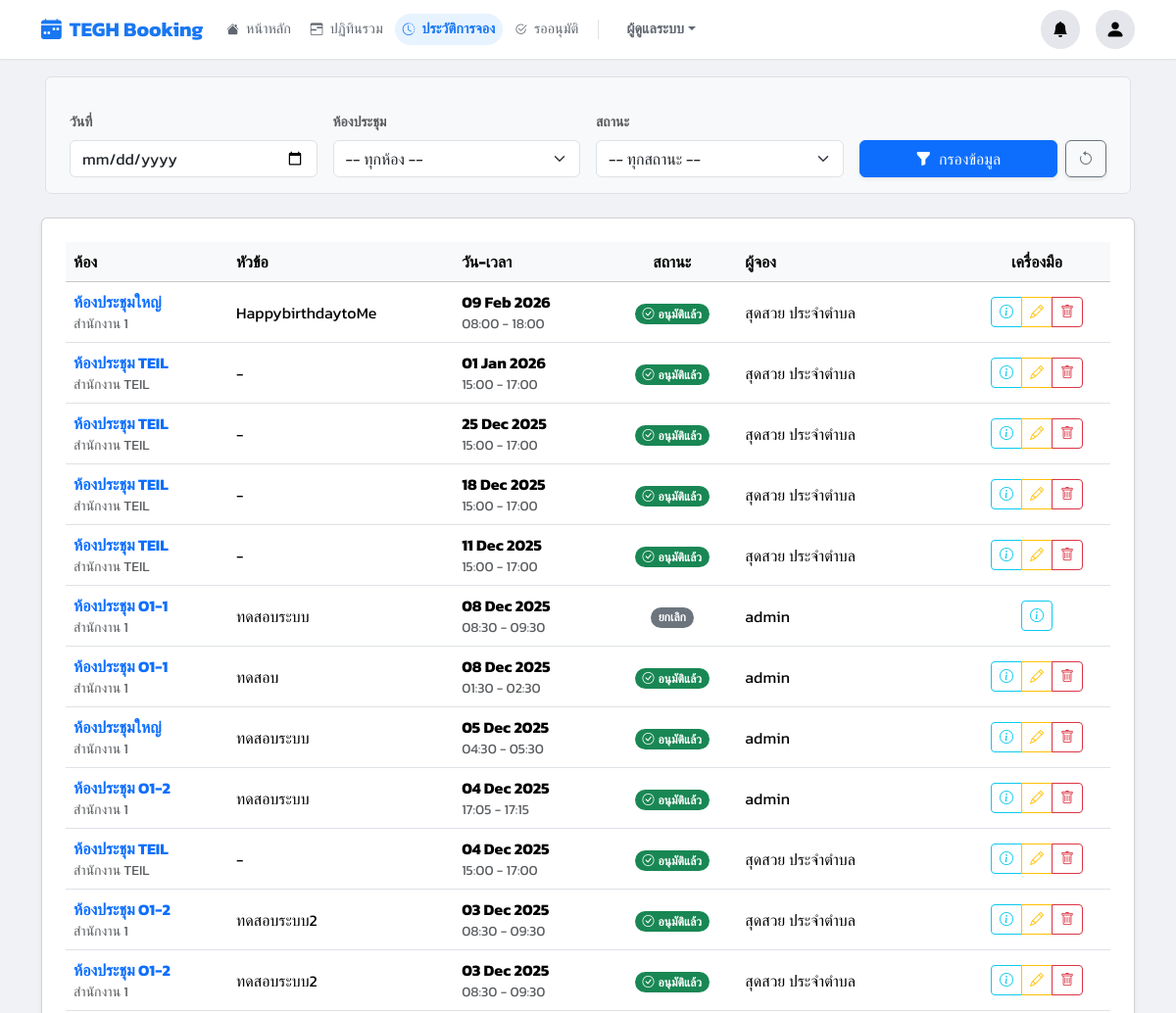
Before: /history/ (signed in, upper part) with the older database file.
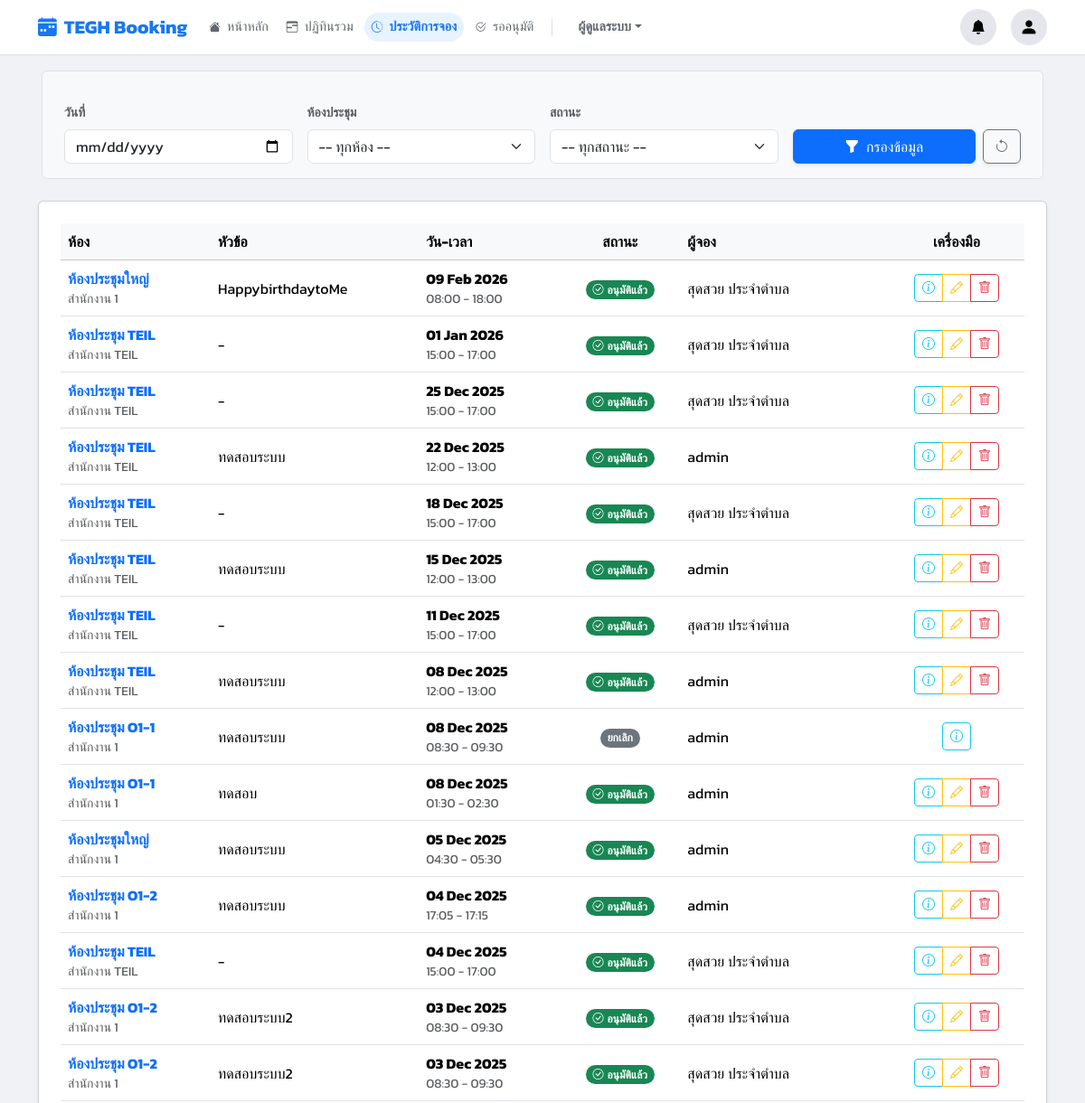
After: the same page with the newer database file.
### booking/models.py (models this page shows, shortened)
class Booking(models.Model):
    user = models.ForeignKey(User, on_delete=models.SET_NULL, null=True, related_name='bookings')
    room = models.ForeignKey(Room, on_delete=models.CASCADE, related_name='bookings')
    title = models.CharField(max_length=200)
    start_time = models.DateTimeField()
    end_time = models.DateTimeField()
    chairman = models.CharField(max_length=200, blank=True, null=True)
    department = models.CharField(max_length=200, blank=True, null=True)
    participant_count = models.PositiveIntegerField(default=1)
    participants = models.ManyToManyField(User, related_name='participating_in', blank=True)
    equipments = models.ManyToManyField(Equipment, blank=True, related_name='bookings', verbose_name="อุปกรณ์ที่ขอเพิ่ม")
    presentation_file = models.FileField(upload_to='presentations/', blank=True, null=True)
    description = models.TextField(blank=True, null=True)
    additional_requests = models.TextField(blank=True, null=True)
    additional_notes = models.TextField(blank=True, null=True)
    STATUS_CHOICES = [
        ('PENDING', 'รออนุมัติ'),
        ('APPROVED', 'อนุมัติแล้ว'),
        ('REJECTED', 'ไม่อนุมัติ'),
        ('CANCELLED', 'ยกเลิกแล้ว'),
    ]
    status = models.CharField(max_length=10, choices=STATUS_CHOICES, default='PENDING')
    created_at = models.DateTimeField(auto_now_add=True)
    updated_at = models.DateTimeField(auto_now=True)
    parent_booking = models.ForeignKey('self', on_delete=models.CASCADE, null=True, blank=True, related_name='child_bookings')
    recurrence_rule = models.CharField(max_length=20, blank=True, null=True)
    outlook_event_id = models.CharField(max_length=255, blank=True, null=True)

class Room(models.Model):
    name = models.CharField(max_length=100)
    building = models.CharField(max_length=100, blank=True, null=True)
    floor = models.CharField(max_length=50, blank=True, null=True)
    location = models.CharField(max_length=255, blank=True, null=True)
    capacity = models.PositiveIntegerField(default=1)
    equipment_in_room = models.TextField(blank=True, null=True, help_text="ระบุอุปกรณ์ถาวรในห้อง")
    image = models.ImageField(upload_to='room_images/', blank=True, null=True)
    approver = models.ForeignKey(User, on_delete=models.SET_NULL, null=True, blank=True, related_name='approvable_rooms')
    is_maintenance = models.BooleanField(default=False, verbose_name="ปิดปรับปรุง (Manual)")
    maintenance_start = models.DateTimeField(null=True, blank=True)
    maintenance_end = models.DateTimeField(null=True, blank=True)
    line_notify_token = models.CharField(max_length=50, blank=True, null=True)
    teams_webhook_url = models.TextField(blank=True, null=True)

### booking/views.py (the view)
# urls.py: path('history/', views.history_view, name='history'),
@login_required
def history_view(request):
    if is_admin(request.user):
        qs = Booking.objects.select_related('room', 'user').all()
    else:
        qs = Booking.objects.select_related('room').filter(user=request.user)
    date_filter = request.GET.get('date')
    room_filter = request.GET.get('room')
    status_filter = request.GET.get('status')
    if date_filter:
        qs = qs.filter(start_time__date=date_filter)
    if room_filter and room_filter.isdigit():
        qs = qs.filter(room_id=room_filter)
    if status_filter:
        qs = qs.filter(status=status_filter)
    room_list = Room.objects.all()
    context = {
        **get_base_context(request),
        'bookings_list': qs.order_by('-start_time'),
        'room_list': room_list,
        'selected_date': date_filter,
        'selected_room': int(room_filter) if room_filter and room_filter.isdigit() else None,
        'selected_status': status_filter,
    }
    return render(request, 'pages/history.html', context)

### booking/views.py (called while the page is built)
def is_admin(user):
    return user.is_authenticated and (user.is_superuser or user.is_staff or user.groups.filter(name='Admin').exists())

def is_approver_or_admin(user):
    return user.is_authenticated and (user.is_superuser or user.is_staff or user.groups.filter(name__in=['Approver', 'Admin']).exists())

### templates/pages/history.html (shortened to what this page needs)
{% extends "base.html" %}
{% load static %}
{% block content %}
<section class="section">
            <form method="get" action="{% url 'history' %}" class="row g-3 mb-4 p-3 bg-light rounded border mx-1">
                <div class="col-md-3">
                    <label class="form-label small fw-bold text-muted">วันที่</label>
                    <input type="date" class="form-control" name="date" value="{{ selected_date|default:'' }}">
                </div>
                <div class="col-md-3">
                    <label class="form-label small fw-bold text-muted">ห้องประชุม</label>
                    <select class="form-select" name="room">
                        <option value="">-- ทุกห้อง --</option>
                    </select>
                </div>
                <div class="col-md-3">
                    <label class="form-label small fw-bold text-muted">สถานะ</label>
                    <select class="form-select" name="status">
                        <option value="">-- ทุกสถานะ --</option>
                    </select>
                </div>
                <div class="col-md-3 d-flex align-items-end">
                    <button type="submit" class="btn btn-primary w-100 shadow-sm">
                        <i class="bi bi-funnel-fill me-1"></i> กรองข้อมูล
                    </button>
                    <a href="{% url 'history' %}" class="btn btn-outline-secondary ms-2 shadow-sm" title="ล้างค่าการค้นหา">
                        <i class="bi bi-arrow-counterclockwise"></i>
                    </a>
                </div>
            </form>
            <div class="card shadow-sm">
            <div class="container-fluid px-4 py-4">
            <div class="table-responsive">
                <table class="table table-hover align-middle">
                    <thead class="table-light">
                        <tr>
                            <th scope="col">ห้อง</th>
                            <th scope="col">หัวข้อ</th>
                            <th scope="col">วัน-เวลา</th>
                            <th scope="col" class="text-center">สถานะ</th>
                            <th scope="col">ผู้จอง</th>
                            <th scope="col" class="text-center" style="width: 150px;">เครื่องมือ</th>
                        </tr>
                    </thead>
                    <tbody>
                        {% for booking in bookings_list %}
                        <tr>
                            <td>
                                <span class="fw-bold text-primary">{{ booking.room.name }}</span>
                                <small class="d-block text-muted">{{ booking.room.building|default:"-" }}</small>
                            </td>
                            <td>{{ booking.title }}</td>
                            <td>
                                <div class="d-flex flex-column">
                                    <span class="fw-bold">{{ booking.start_time|date:"d M Y" }}</span>
                                    <small class="text-muted">
                                        {{ booking.start_time|date:"H:i" }} - {{ booking.end_time|date:"H:i" }}
                                    </small>
                                </div>
                            </td>
                            <td class="text-center">
                                {% if booking.status == 'APPROVED' %}
                                    <span class="badge bg-success rounded-pill"><i class="bi bi-check-circle me-1"></i>อนุมัติแล้ว</span>
                                {% elif booking.status == 'PENDING' %}
                                    <span class="badge bg-warning text-dark rounded-pill"><i class="bi bi-hourglass-split me-1"></i>รออนุมัติ</span>
                                {% elif booking.status == 'REJECTED' %}
                                    <span class="badge bg-danger rounded-pill"><i class="bi bi-x-circle me-1"></i>ไม่อนุมัติ</span>
                                {% else %}
                                    <span class="badge bg-secondary rounded-pill">ยกเลิก</span>
                                {% endif %}
                            </td>
                            <td>
                                {% if booking.user %}
                                    {{ booking.user.get_full_name|default:booking.user.username }}
                                {% else %}
                                    <span class="text-muted fst-italic">ไม่ระบุ (User Deleted)</span>
                                {% endif %}
                            </td>
                            <td class="text-center">
                                <div class="btn-group" role="group">
                                    <a href="{% url 'booking_detail' booking.id %}" class="btn btn-sm btn-outline-info" title="ดูรายละเอียด">
                                        <i class="bi bi-info-circle"></i>
                                    </a>
                                    {% if user == booking.user or is_admin_user %}
                                        {% if booking.status == 'PENDING' or booking.status == 'APPROVED' %}
                                            <a href="{% url 'edit_booking' booking.id %}" class="btn btn-sm btn-outline-warning" title="แก้ไข">
                                                <i class="bi bi-pencil"></i>
                                            </a>
                                            <button type="button" class="btn btn-sm btn-outline-danger" data-bs-toggle="modal" data-bs-target="#deleteModal{{ booking.id }}" title="ยกเลิก">
                                                <i class="bi bi-trash"></i>
                                            </button>
                                        {% endif %}
                                    {% endif %}
                                </div>
                            </td>
                        </tr>
                        {% endfor %}
                    </tbody>
                </table>
            </div>
        </div>
    </div>
</section>
{% endblock %}

### templates/base.html (shortened to what this page needs)
{% load static %}
<!DOCTYPE html>
<html lang="th">
<head>
    <link href="https://cdn.jsdelivr.net/npm/bootstrap@5.3.3/dist/css/bootstrap.min.css" rel="stylesheet">
    <link rel="stylesheet" href="https://cdn.jsdelivr.net/npm/bootstrap-icons@1.11.3/font/bootstrap-icons.min.css">
    <link href="https://cdn.jsdelivr.net/npm/sweetalert2@11/dist/sweetalert2.min.css" rel="stylesheet">
</head>
<body>
    {% if user.is_authenticated %}
        <nav class="navbar navbar-expand-lg fixed-top">
            <div class="container">
                <a class="navbar-brand me-3" href="{% url 'dashboard' %}"><i class="bi bi-calendar-week-fill me-2"></i> TEGH Booking</a>
                <div class="collapse navbar-collapse" id="mainNavbar">
                    <ul class="navbar-nav nav-pills me-auto mb-2 mb-lg-0 gap-1 align-items-center mt-2 mt-lg-0">
                        {% for item in menu_items %}
                            {% if item.show %}
                                <li class="nav-item"><a class="nav-link {% if item.active %}active{% endif %}" href="{% url item.url_name %}"><i class="{{ item.icon }} me-1 small"></i> {{ item.label }}</a></li>
                            {% endif %}
                        {% endfor %}
                        {% if is_admin_user %}
                            <li class="nav-item border-start mx-2 ps-2 d-none d-lg-block" style="height: 20px; border-color: #ddd;"></li>
                            <li class="nav-item dropdown">
                                <a class="nav-link dropdown-toggle fw-bold small" href="#" role="button" data-bs-toggle="dropdown">ผู้ดูแลระบบ</a>
                            </li>
                        {% endif %}
                    </ul>
                    <ul class="navbar-nav ms-auto mb-2 mb-lg-0 flex-row align-items-center gap-3 mt-3 mt-lg-0 justify-content-end">
                        <li class="nav-item dropdown position-relative">
                            <a class="btn-circle-fb" href="#" id="fbNotifyDropdown" role="button" data-bs-toggle="dropdown" aria-expanded="false">
                                <i class="bi bi-bell-fill"></i>
                            </a>
                        </li>
                        <li class="nav-item dropdown position-relative">
                            <a class="btn-circle-fb" href="#" id="userDropdown" role="button" data-bs-toggle="dropdown" aria-expanded="false">
                                <i class="bi bi-person-fill fs-5"></i>
                            </a>
                        </li>
                    </ul>
                </div>
            </div>
        </nav>
    {% endif %}
    <main class="container mt-4 main-content-wrapper" id="main-content">
        {% block content %}{% endblock %}
    </main>
</body>
</html>

### templates/base.html (style rules this page uses)
body { background-color: #f0f2f5; font-family: 'Kanit', sans-serif; padding-top: 70px; }
.main-content-wrapper { padding-bottom: 2rem; }
.navbar { background-color: #ffffff; box-shadow: 0 1px 2px rgba(0, 0, 0, 0.08); min-height: 60px; padding: 0; }
.navbar-brand { color: #1877f2 !important; font-weight: 700; font-size: 1.3rem; display: flex; align-items: center; }
.nav-pills .nav-link { border-radius: 50px; padding: 5px 14px; font-size: 0.9rem; color: #606770; font-weight: 500; transition: all 0.2s; }
.nav-pills .nav-link.active { background-color: #e7f3ff; color: #1877f2; font-weight: 600; }
.btn-circle-fb { width: 40px; height: 40px; background-color: #e4e6eb; border-radius: 50%; display: flex; align-items: center; justify-content: center; color: #050505; text-decoration: none; transition: background-color 0.2s; cursor: pointer; border: none; position: relative; }

Changed rows visible on the page:
added Booking: room.name "ห้องประชุม TEIL", room.building "สำนักงาน TEIL", title "ทดสอบระบบ", start_time "22 Dec 2025", start_time "12:00", end_time "13:00", status "APPROVED" (drawn), user.get_full_name "admin"
added Booking: room.name "ห้องประชุม TEIL", room.building "สำนักงาน TEIL", title "ทดสอบระบบ", start_time "15 Dec 2025", start_time "12:00", end_time "13:00", status "APPROVED" (drawn), user.get_full_name "admin"
added Booking: room.name "ห้องประชุม TEIL", room.building "สำนักงาน TEIL", title "ทดสอบระบบ", start_time "08 Dec 2025", start_time "12:00", end_time "13:00", status "APPROVED" (drawn), user.get_full_name "admin"
